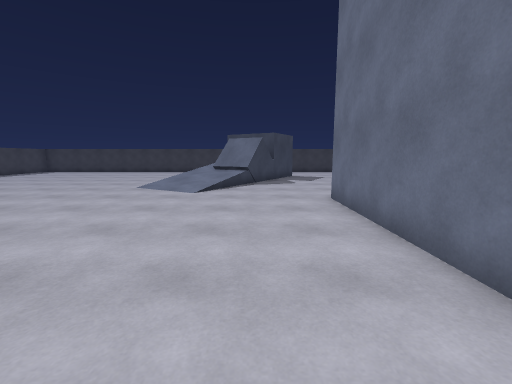
view 1 (above)

16 first-person views from a walk through a Unity game level. The camera is 1.4 m above the floor, tilts 8° down and sees 90° across. The floor is counted in squares, 1 m on a side. Each view is taken from the middle of a square. On the plan, view 1 faces up. The plan holds only what a view shows up to about 13 squares ahead; the rest is blank.

view 2
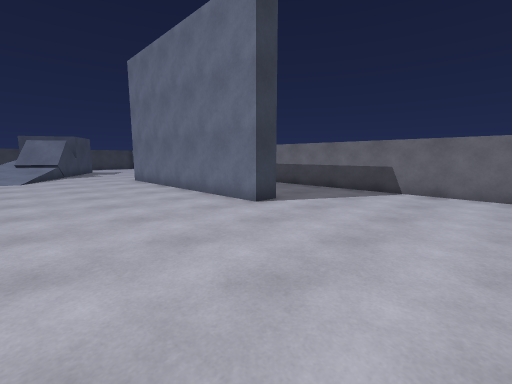

view 3
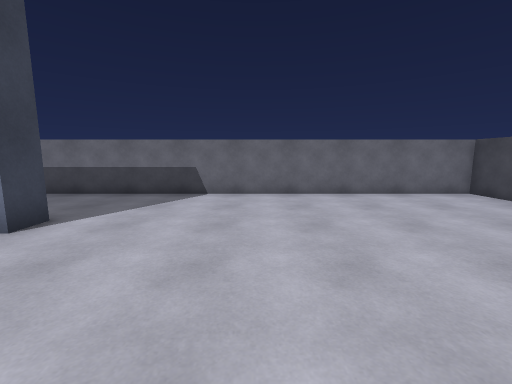

view 4
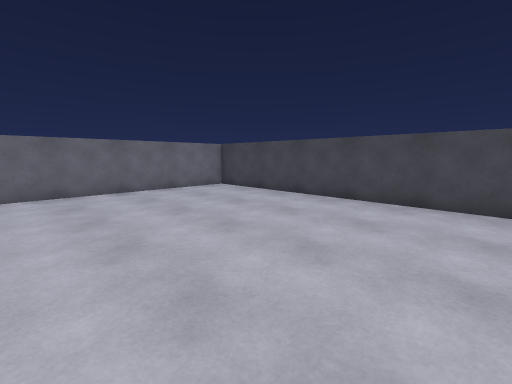

view 5
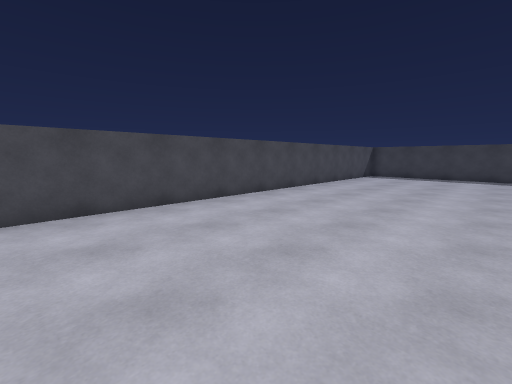

view 6
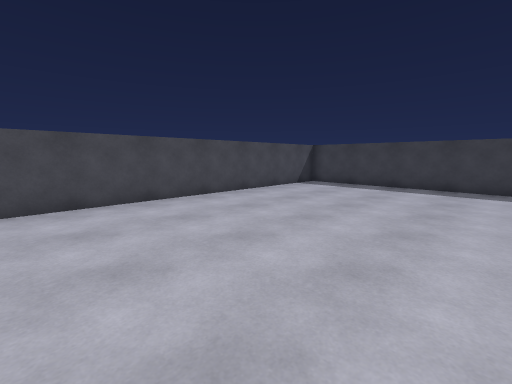

view 7
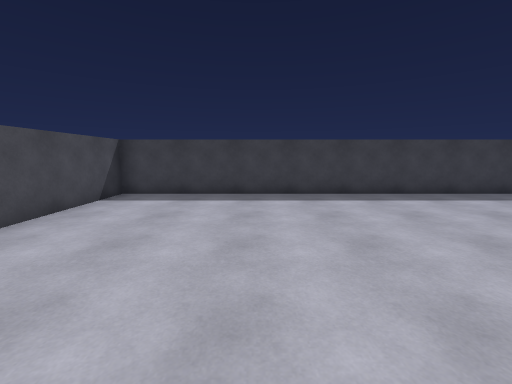

view 8
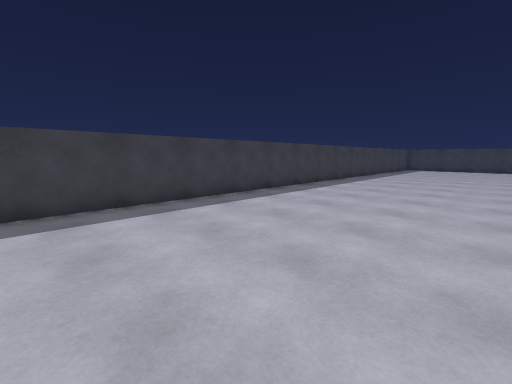

view 9
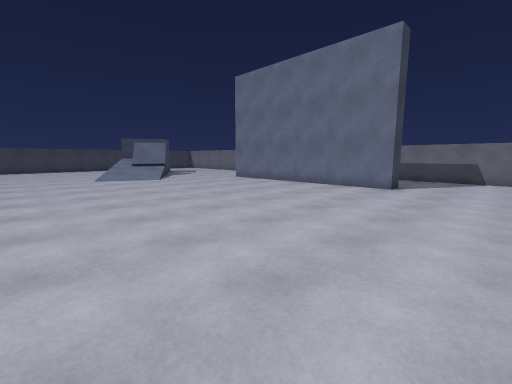

view 10
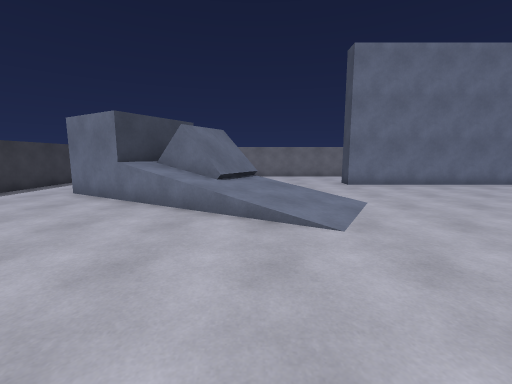

view 11
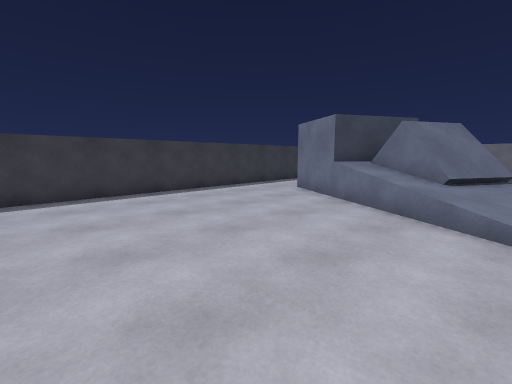

view 12
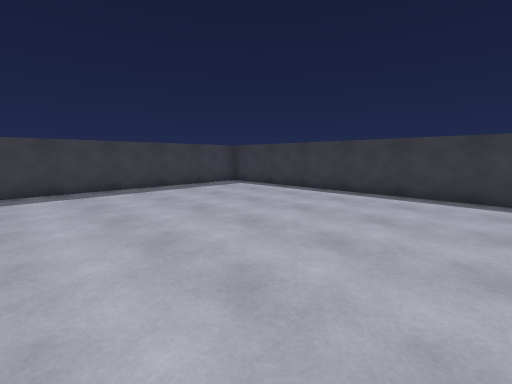

view 13
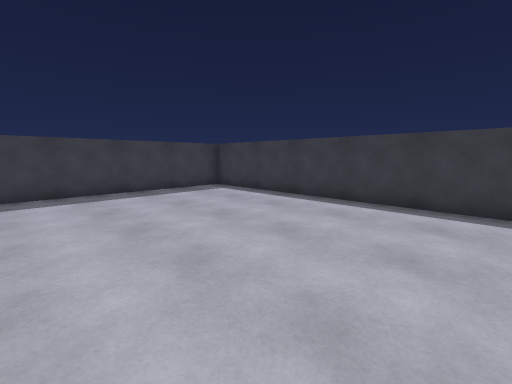

view 14
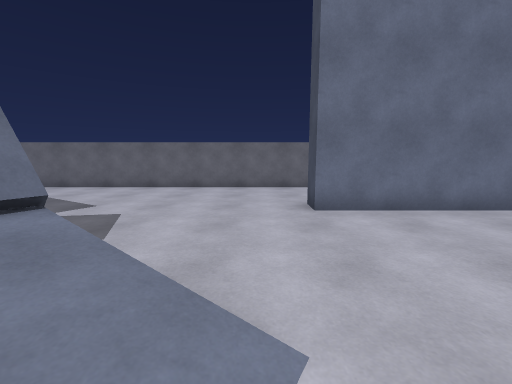

view 15
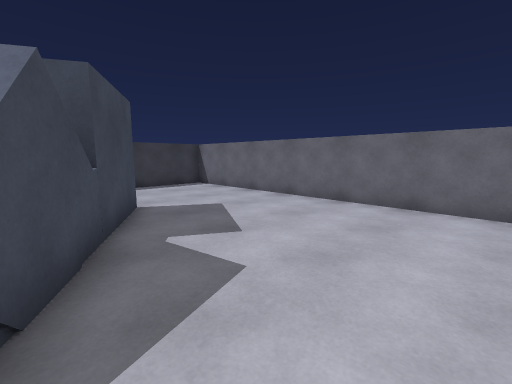

view 16
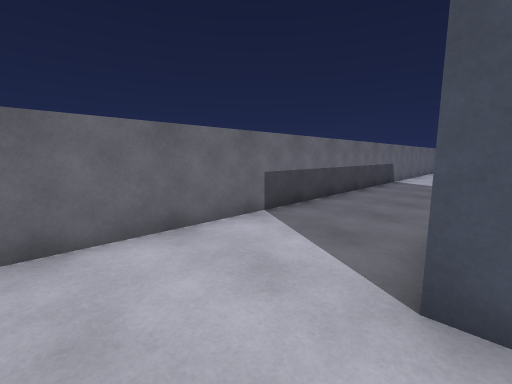

### Floor plan
Points are (right, up) in squares from view 1. A wall is a line through its corners. A room is listed if a view was taken in it or the views show most of it. See-through windows are left out.
Room 1 (views 1, 2, 3, 4, 5, 6, 7, 8, 9, 10, 11, 12, 13, 14, 15, 16)
walls: (3.5, -1.5) (2.5, -1.5) (2.5, 8.5) (3.5, 8.5); (-18.5, 5.1) (-18.5, -14) (7.5, -14) (7.5, 22.1); (-2.5, 16.3) (-0.4, 20); (2.6, 18.2) (1.1, 15.6) (-2, 17.4); (6.9, 22.8) (-18.5, 22.8) (-18.5, 12.9)
low walls: (-4.1, 13.5) (-3.9, 13.9)
objects: other object (-2, 15) to (-1, 16)

Where each view was taken, in squares from view 1:
view 1: 0 up, 0 right, facing up
view 2: 7 down, 3 left, facing up-right
view 3: 6 down, 2 left, facing right
view 4: 6 down, 3 left, facing down-right
view 5: 7 down, 0 right, facing down-left
view 6: 6 down, 6 left, facing down-left
view 7: 9 down, 9 left, facing left
view 8: 6 down, 11 left, facing up-left
view 9: 5 down, 9 left, facing up-right
view 10: 13 up, 10 left, facing right
view 11: 13 up, 10 left, facing up-right
view 12: 13 up, 7 left, facing up-left
view 13: 15 up, 8 left, facing up-left
view 14: 10 up, 4 left, facing right
view 15: 11 up, 0 right, facing up-right
view 16: 11 up, 3 right, facing down-right
